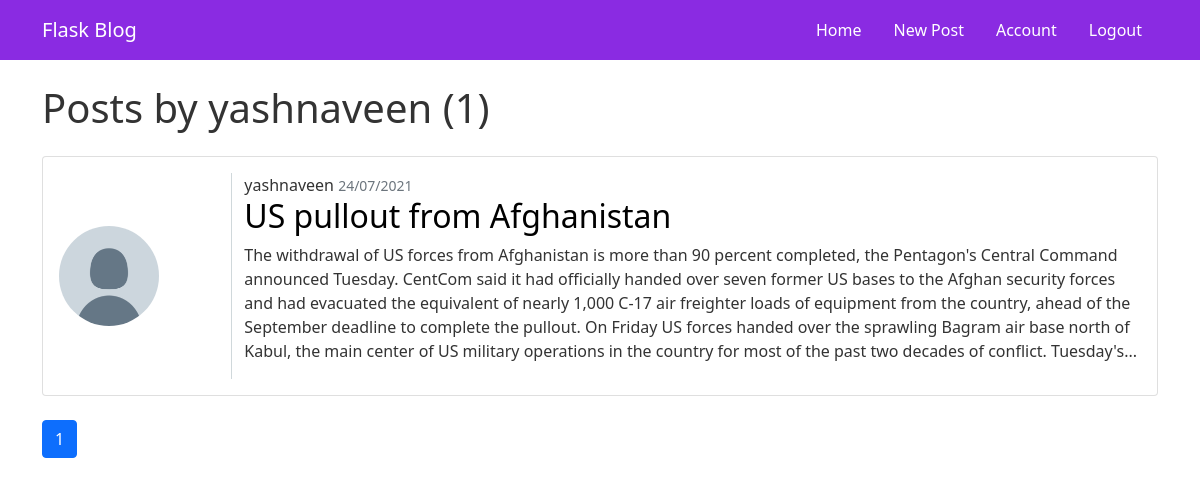
Page /user/yashnaveen (signed in) on the committed database.
### flaskblog/models.py (models this page shows, shortened)
class User(db.Model, UserMixin):
    id=db.Column(db.Integer,primary_key=True)
    username=db.Column(db.String(20),unique=True,nullable=False)
    email=db.Column(db.String(120),unique=True,nullable=False)
    image_file=db.Column(db.String(20),nullable=False,default='default.jpeg')
    password=db.Column(db.String(60),nullable=False)
    posts=db.relationship('Post',backref='author',lazy=True)

class Post(db.Model):
    id=db.Column(db.Integer,primary_key=True)
    title=db.Column(db.String(100),nullable=False)
    date_posted=db.Column(db.DateTime,nullable=False,default=datetime.utcnow)
    content=db.Column(db.Text, nullable=False)
    user_id=db.Column(db.Integer,db.ForeignKey('user.id'),nullable=False)

### flaskblog/routes.py (the view)
@app.route('/user/<string:username>')
def user_posts(username):
    page=request.args.get('page',1,type=int)
    user=User.query.filter_by(username=username).first_or_404()
    posts=Post.query.filter_by(author=user).order_by(Post.date_posted.desc()).paginate(page=page,per_page=5)
    return render_template('user_posts.html',posts=posts,user=user,title=username)

### flaskblog/models.py (called while the page is built)
@login_manager.user_loader
def load_user(user_id):
    return User.query.get(int(user_id))

### flaskblog/templates/user_posts.html
{% extends 'layout.html' %}
{% block body %}
<h1 class="mt-4">Posts by {{user.username}} ({{posts.total}})</h1>
{% for post in posts.items %}
<div class="card my-4">
    <div class="card-body">
        <div class="row">
            <div class="col-2">
                <img class='rounded-circle post-img' src="{{url_for('static',filename=post.author.image_file)}}">
            </div>
            <div class="col-10">
                <a>{{ post.author.username }}</a>
                <small class="text-muted">{{ post.date_posted.strftime('%d/%m/%Y') }}</small>
                <a class="post-title" href="{{url_for('post',post_id=post.id)}}">
                    <h2>{{post.title}}</h2>
                </a>
                <p>{{post.content | truncate(600)}}</p>
            </div>
        </div>
    </div>
</div>
{% endfor %}
{% for page_num in posts.iter_pages(left_edge=1,right_edge=1,left_current=1,right_current=2) %}
{% if page_num %}
{% if posts.page==page_num %}
<a class="btn btn-primary" href="{{url_for('user_posts',username=user.username,page=page_num)}}">{{page_num}}</a>
{% else %}
<a class="btn btn-outline-primary" href="{{url_for('user_posts',username=user.username,page=page_num)}}">{{page_num}}</a>
{% endif %}
{% else %}
...
{% endif %}
{% endfor %}
{% endblock body %}

### flaskblog/static/style.css (style rules this page uses)
body { color: #333333; }
.card-body a { text-decoration: none; }
.post-img { height: 100px; width: 100px; }
.row { align-items: center; }
.col-10 { border-left: 1px solid #d0d8db; }
.post-title { color: #000000; }

### rows in the picture
User: username "yashnaveen"
Post: image_file (placeholder picture), author.username "yashnaveen", date_posted "24/07/2021", title "US pullout from Afghanistan", content "The withdrawal of US forces from Afghanistan is more than 90 percent completed, the Pentagon's Central Command announced Tuesday. CentCom said it had officially handed over seven former US bases to the Afghan security forces and had evacuated the equivalent of nearly 1,000 C-17 air freighter loads of equipment from the country, ahead of the September deadline to complete the pullout. On Friday US forces handed over the sprawling Bagram air base north of Kabul, the main center of US military operations in the country for most of the past two decades of conflict. Tuesday's..."

### other values in the picture
{{ posts.total }} "1"
{{ page_num }} "1"
